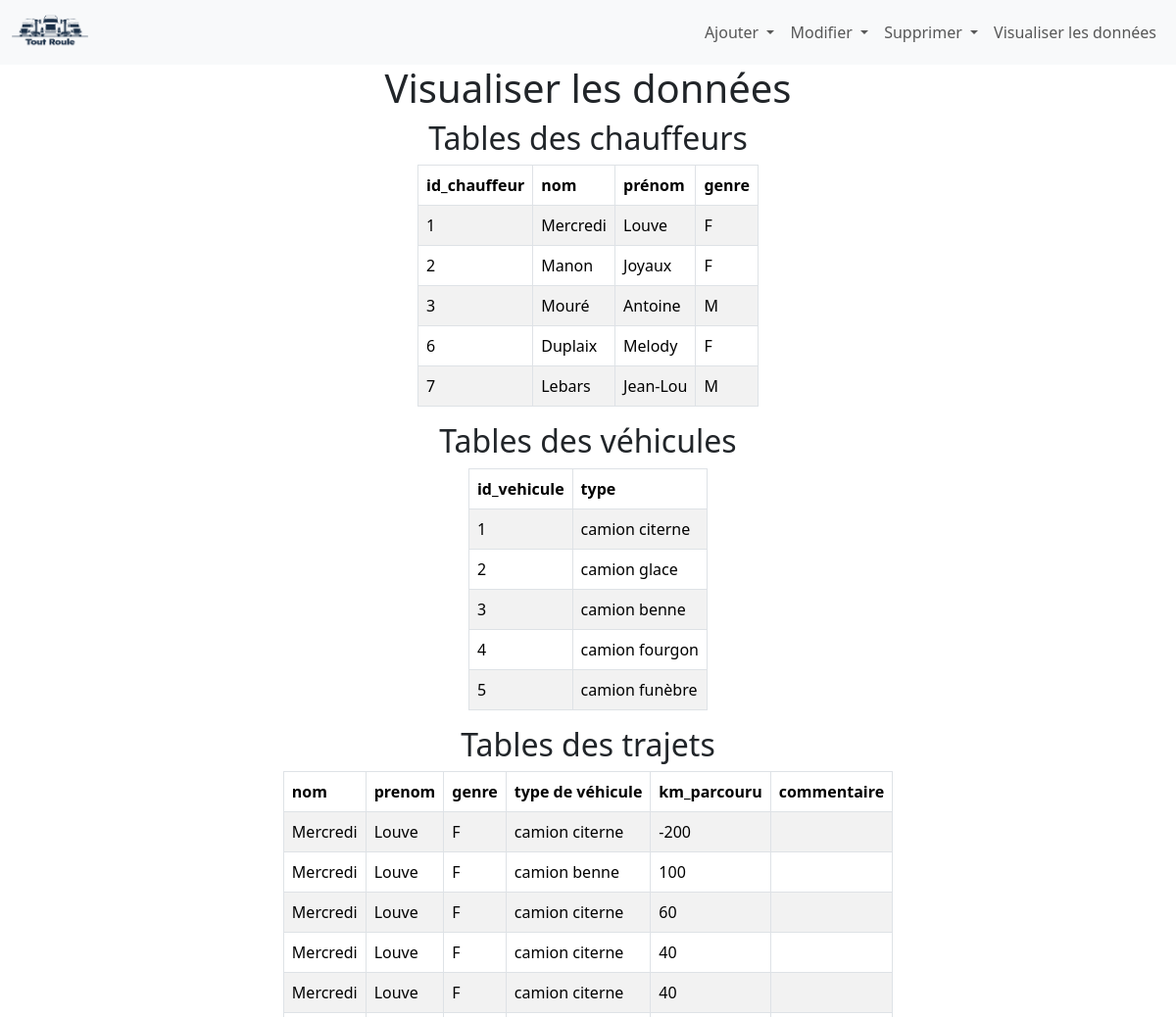
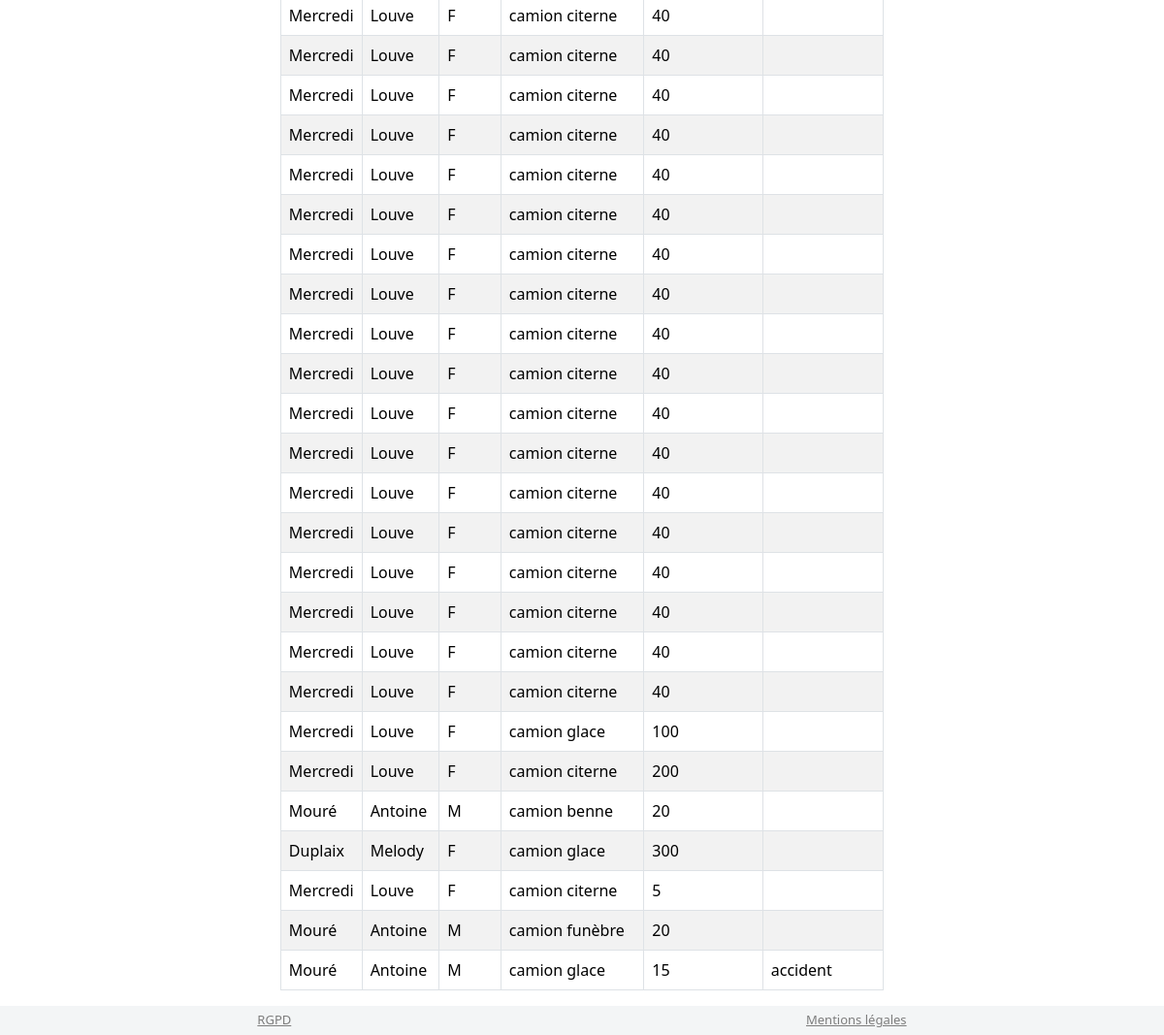
Screenshot of /visualiser-donnees with the database file from the repository (2 pictures, top to bottom).
### tables this page shows
CREATE TABLE chauffeurs(
   id_chauffeur INTEGER PRIMARY KEY,
   nom VARCHAR(50) NOT NULL,
   prenom VARCHAR(50) NOT NULL,
   genre VARCHAR(2) NOT NULL
);

CREATE TABLE vehicules(
   id_vehicule INTEGER PRIMARY KEY,
   type VARCHAR(50) NOT NULL
);

CREATE TABLE "trajets"(
   id_trajet INTEGER PRIMARY KEY,
   km_fin INT NOT NULL,
   km_debut INT NOT NULL,
   commentaire VARCHAR(250),
   id_vehicule CHAR(50) NOT NULL,
   id_chauffeur INT NOT NULL,
   FOREIGN KEY(id_vehicule) REFERENCES vehicules(id_vehicule),
   FOREIGN KEY(id_chauffeur) REFERENCES chauffeurs(id_chauffeur)
);

### app.py (the view)
@app.route("/visualiser-donnees")
def f_visualiser_donnees():
    df_chauffeurs = recuperer_table_chauffeur()
    taille_df_chauffeur = df_chauffeurs.shape[0]
    table_vehicule = recuperer_table_vehicule()
    taille_df_vehicule = table_vehicule.shape[0]
    table_trajets = requetes_tables_transformation_dataframe()
    taille_table_trajets = table_trajets.shape[0]
    return render_template("t_visualiser_donnees.html",
                           t_chauffeurs = df_chauffeurs, t_vehicule = table_vehicule, t_trajets = table_trajets,
                           t_taille_df_chauffeur = taille_df_chauffeur, t_taille_df_vehicule=taille_df_vehicule, t_taille_df_trajet = taille_table_trajets)

### lib/analyses.py (called while the page is built)
def calcul_km_parcouru (df):
    df["km_parcouru"] = df["km_fin"] - df["km_debut"]
    return df

def requetes_tables_transformation_dataframe():
    con = sqlite3.connect('toutroule.db')
    cursor = con.cursor()
    cursor.execute('''SELECT
        c.id_chauffeur,
        c.nom,
        c.prenom,
        c.genre,
        v.id_vehicule,
        v.type,
        t.id_trajet,
        t.km_debut,
        t.km_fin,
        t.commentaire
    FROM
        trajets as t
        JOIN chauffeurs as c ON t.id_chauffeur = c.id_chauffeur
        JOIN vehicules as v ON t.id_vehicule = v.id_vehicule''')
    df = pd.DataFrame(cursor.fetchall(), columns=[
        'id_chauffeur',
        'nom',
        'prenom',
        'genre',
        'id_vehicule',
        'type',
        'id_trajet',
        'km_debut',
        'km_fin',
        'commentaire'
    ])
    df = calcul_km_parcouru(df)
    con.close()
    return df

### lib/database.py (called while the page is built)
def recuperer_table_chauffeur():
    connexion = sqlite3.connect("toutroule.db")
    table_chauffeurs = pd.read_sql_query("SELECT * FROM chauffeurs", connexion)
    connexion.commit()
    connexion.close()
    return table_chauffeurs

def recuperer_table_vehicule():
    connexion = sqlite3.connect("toutroule.db")
    table_vehicule = pd.read_sql_query("SELECT * FROM vehicules", connexion)
    connexion.commit()
    connexion.close()
    return table_vehicule

### templates/t_visualiser_donnees.html (shortened to what this page needs)
{% extends "t_base.html" %}
{% set styles = "static/css/style_visualisation.css" %}
{% block content %}
<h1 style="text-align: center;">Visualiser les données</h1>
<h2 style="text-align: center;">Tables des chauffeurs</h2>
<table class="table table-striped table-hover table-bordered" style="width: fit-content; justify-content: center; margin-left: auto; margin-right: auto">
    <thead>
        <tr>
            <th>id_chauffeur</th>
            <th>nom</th>
            <th>prénom</th>
            <th>genre</th>
        </tr>
    </thead>
    <tbody>
        {% for num in range(t_taille_df_chauffeur) %}
        <tr>
            <td>{{ t_chauffeurs["id_chauffeur"][num] }}</td>
            <td>{{ t_chauffeurs["nom"][num] }}</td>
            <td>{{ t_chauffeurs["prenom"][num] }}</td>
            <td>{{t_chauffeurs["genre"][num]}}</td>
        </tr>
        {% endfor %}
    </tbody>
</table>
<h2 style="text-align: center;">Tables des véhicules</h2>
<table class="table table-striped table-hover table-bordered" style="width: fit-content; justify-content: center; margin-left: auto; margin-right: auto">
    <thead>
        <tr>
            <th>id_vehicule</th>
            <th>type</th>
        </tr>
    </thead>
    <tbody>
        {% for num in range(t_taille_df_vehicule) %}
        <tr>
            <td>{{ t_vehicule["id_vehicule"][num] }}</td>
            <td>{{ t_vehicule["type"][num] }}</td>
        </tr>
        {% endfor %}
    </tbody>
</table>
<h2 style="text-align: center;">Tables des trajets</h2>
<table class="table table-striped table-hover table-bordered table-defilement" style="width: fit-content; justify-content: center; margin-left: auto; margin-right: auto">
    <thead>
        <tr>
            <th>nom</th>
            <th>prenom</th>
            <th>genre</th>
            <th>type de véhicule</th>
            <th>km_parcouru</th>
            <th>commentaire</th>
        </tr>
    </thead>
    <tbody>
        {% for num in range(t_taille_df_trajet) %}
        <tr>
            <td>{{ t_trajets["nom"][num] }}</td>
            <td>{{ t_trajets["prenom"][num] }}</td>
            <td>{{ t_trajets["genre"][num] }}</td>
            <td>{{ t_trajets["type"][num] }}</td>
            <td>{{ t_trajets["km_parcouru"][num] }}</td>
            <td>{{ t_trajets["commentaire"][num] }}</td>
        </tr>
        {% endfor %}
    </tbody>
</table>
{% endblock %}

### static/css/style_visualisation.css (style rules this page uses)
.table-defilement { max-height: 100px; height: 100px; overflow: auto; }

### rows the page displays
chauffeurs: nom "Mercredi", prenom "Louve", nom "Mercredi" "Mercredi" "Mercredi" "Mercredi" "Mercredi" "Mercredi" "Mercredi" "Mercredi" "Mercredi" "Mercredi" "Mercredi" "Mercredi" "Mercredi" "Mercredi" "Mercredi" "Mercredi" "Mercredi" "Mercredi" "Mercredi" "Mercredi" "Mercredi" "Mercredi" "Mercredi" "Mercredi" "Mercredi" "Mercredi", prenom "Louve" "Louve" "Louve" "Louve" "Louve" "Louve" "Louve" "Louve" "Louve" "Louve" "Louve" "Louve" "Louve" "Louve" "Louve" "Louve" "Louve" "Louve" "Louve" "Louve" "Louve" "Louve" "Louve" "Louve" "Louve" "Louve"
chauffeurs: nom "Manon", prenom "Joyaux"
chauffeurs: nom "Mouré", prenom "Antoine", nom "Mouré" "Mouré" "Mouré", prenom "Antoine" "Antoine" "Antoine"
chauffeurs: nom "Duplaix", prenom "Melody", nom "Duplaix", prenom "Melody"
chauffeurs: nom "Lebars", prenom "Jean-Lou"
vehicules: type "camion citerne", type "camion citerne" "camion citerne" "camion citerne" "camion citerne" "camion citerne" "camion citerne" "camion citerne" "camion citerne" "camion citerne" "camion citerne" "camion citerne" "camion citerne" "camion citerne" "camion citerne" "camion citerne" "camion citerne" "camion citerne" "camion citerne" "camion citerne" "camion citerne" "camion citerne" "camion citerne" "camion citerne" "camion citerne"
vehicules: type "camion glace", type "camion glace" "camion glace" "camion glace"
vehicules: type "camion benne", type "camion benne" "camion benne"
vehicules: type "camion fourgon"
vehicules: type "camion funèbre", type "camion funèbre"
trajets: commentaire "accident"

### other values shown
{{ t_chauffeurs["id_chauffeur"][num] }} "1" "2" "3" "6" "7"
{{ t_chauffeurs["genre"][num] }} "F" "F" "M" "F" "M"
{{ t_vehicule["id_vehicule"][num] }} "1" "2" "3" "4" "5"
{{ t_trajets["genre"][num] }} "F" "F" "F" "F" "F" "F" "F" "F" "F" "F" "F" "F" "F" "F" "F" "F" "F" "F" "F" "F" "F" "F" "F" "F" "F" "M" "F" "F" "M" "M"
{{ t_trajets["km_parcouru"][num] }} "-200" "100" "60" "40" "40" "40" "40" "40" "40" "40" "40" "40" "40" "40" "40" "40" "40" "40" "40" "40" "40" "40" "40" "100" "200" "20" "300" "5" "20" "15"
